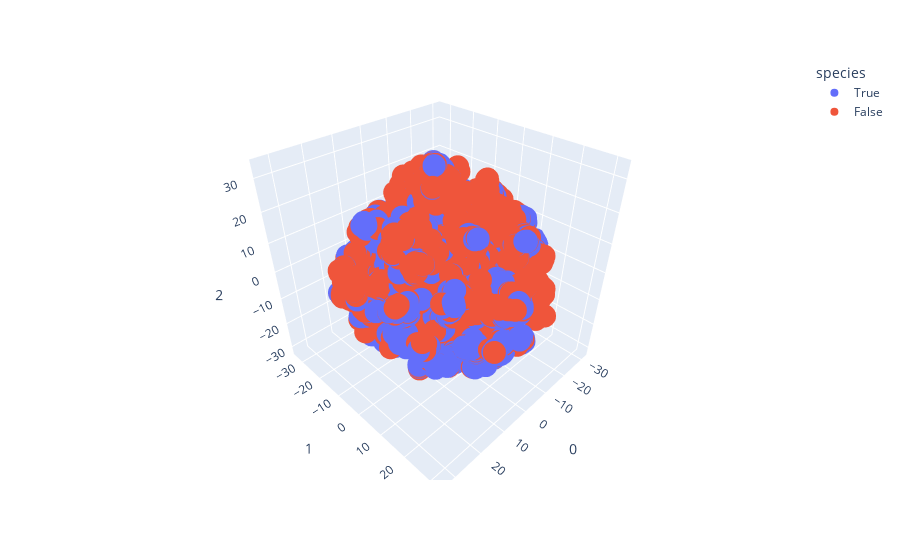

The notebook cell this image was saved under:
### Code cell
from sklearn.manifold import TSNE
import plotly.express as px

features = X_train

tsne = TSNE(n_components=3, random_state=0)
projections = tsne.fit_transform(features, )

fig = px.scatter_3d(
    projections, x=0, y=1, z=2,
    color=y_train, labels={'color': 'Success'}
)
fig.update_traces(marker_size=8)
fig.show()

### Figure 1 — Plotly figure (JSON) as saved in the notebook; plotly's stock layout.template omitted (floating-point values rounded to 4 significant figures; data arrays with more than 128 entries replaced by an {"elided": "..."} marker saying what was removed)
{"data": [{"hovertemplate": "species=True<br>0=%{x}<br>1=%{y}<br>2=%{z}<extra></extra>", "legendgroup": "True", "marker": {"color": "#636efa", "size": 8, "symbol": "circle"}, "mode": "markers", "name": "True", "scene": "scene", "showlegend": true, "type": "scatter3d", "x": {"elided": "4362 float values"}, "y": {"elided": "4362 float values"}, "z": {"elided": "4362 float values"}}, {"hovertemplate": "species=False<br>0=%{x}<br>1=%{y}<br>2=%{z}<extra></extra>", "legendgroup": "False", "marker": {"color": "#EF553B", "size": 8, "symbol": "circle"}, "mode": "markers", "name": "False", "scene": "scene", "showlegend": true, "type": "scatter3d", "x": {"elided": "5300 float values"}, "y": {"elided": "5300 float values"}, "z": {"elided": "5300 float values"}}], "layout": {"legend": {"title": {"text": "species"}, "tracegroupgap": 0}, "margin": {"t": 60}, "scene": {"domain": {"x": [0, 1], "y": [0, 1]}, "xaxis": {"title": {"text": "0"}}, "yaxis": {"title": {"text": "1"}}, "zaxis": {"title": {"text": "2"}}}}}
